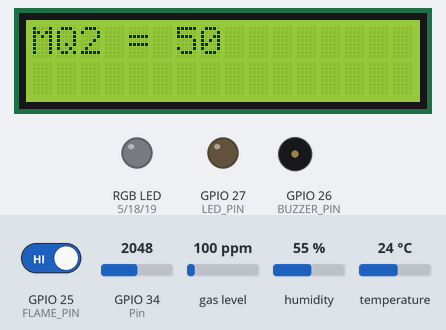
Recording of a sketch running on a simulated ESP32. Parts: 16×2 character LCD, an RGB LED mixed from three pins (HIGH = lit), output pins drawn as LEDs (lit = HIGH), buzzer (waves = sounding). Inputs (shaded band) come from the test bench; at power-on: GPIO 25 (FLAME_PIN) HIGH, temperature 24 °C, GPIO 34 (Pin) = 2048, humidity 55 %, gas level 100 ppm. What the sketch prints to the serial monitor is not drawn.

Above: at 2.8 s.
2.9 s: GPIO 25 (FLAME_PIN) driven LOW
At 4.4 s:
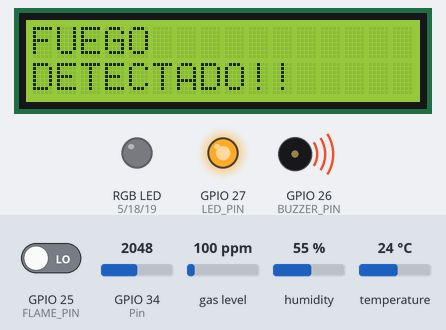
9.9 s: temperature set to 12 °C
At 14.7 s:
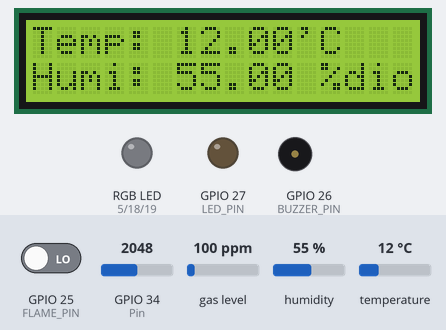
20.9 s: GPIO 25 (FLAME_PIN) driven HIGH
At 23.2 s:
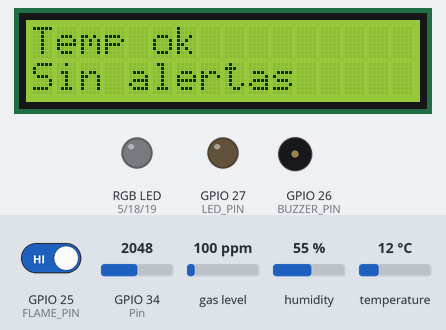
28.2 s: temperature set to 19 °C
At 33.6 s:
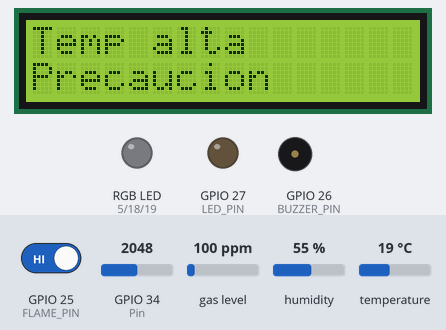
40.8 s: GPIO 34 (Pin) set to 2866
At 43.7 s:
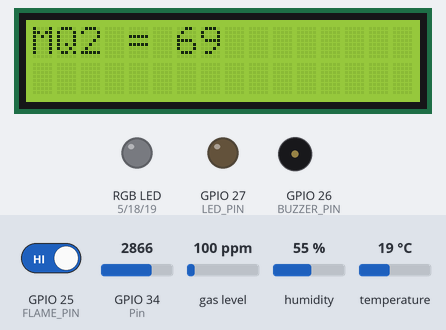
47.8 s: humidity set to 22 %
At 49.5 s:
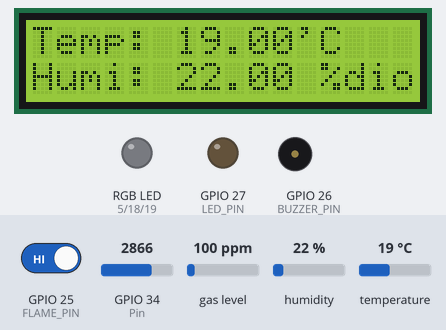
Timing chart, 0 to 55.8 s (numbered marks = the images above; inputs shaded):
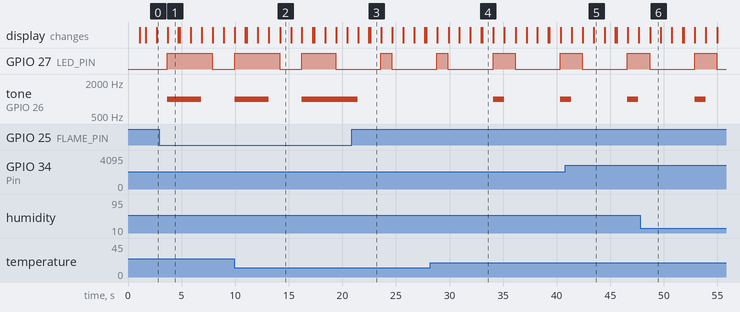

The sketch:

Fire_Alarm.ino
```cpp
#include <DHT.h>
#include <Wire.h>
#include <LiquidCrystal_I2C.h>
#include <MQUnifiedsensor.h>

#define DHTPIN 4
#define DHTTYPE DHT11
#define LED_PIN 27
#define BUZZER_PIN 26
#define FLAME_PIN 25
#define Board "ESP-32"
#define Pin 34  // Usamos un pin ADC adecuado para el ESP32 v1

/***********************Software Related Macros************************************/
#define Type "MQ-2"
#define Voltage_Resolution 3.3
#define ADC_Bit_Resolution 12
#define RatioMQ2CleanAir 9.83

#define RED_PIN 5
#define GREEN_PIN 18
#define BLUE_PIN 19

#define TEMP_LOW 8.4
#define TEMP_HIGH 13
#define HUMI_LOW 75
#define HUMI_HIGH 80
#define FIRE_THRESHOLD LOW

#define I2C_ADDR 0x27
#define LCD_COLUMNS 16
#define LCD_LINES 2

DHT dht(DHTPIN, DHTTYPE);
LiquidCrystal_I2C lcd(I2C_ADDR, LCD_COLUMNS, LCD_LINES);
MQUnifiedsensor MQ2(Board, Voltage_Resolution, ADC_Bit_Resolution, Pin, Type);
int valor_gas = 0;

void setup() {
  lcd.clear();
  Serial.begin(115200);
  pinMode(LED_PIN, OUTPUT);
  pinMode(BUZZER_PIN, OUTPUT);
  pinMode(FLAME_PIN, INPUT);

  pinMode(RED_PIN, OUTPUT);
  pinMode(GREEN_PIN, OUTPUT);
  pinMode(BLUE_PIN, OUTPUT);

  MQ2.setRegressionMethod(1);
  MQ2.setA(36974);
  MQ2.setB(-3.109);
  MQ2.init();

  lcd.init();
  lcd.backlight();
  lcd.setCursor(4, 0);
  lcd.print("----*----");
  lcd.setCursor(2, 1);
  lcd.print("Alarm System");
  delay(1000);
  lcd.clear();

  Serial.print("Calibrating please wait.");
  float calcR0 = 0;
  for(int i = 1; i <= 10; i++) {
    MQ2.update();
    calcR0 += MQ2.calibrate(RatioMQ2CleanAir);
    Serial.print(".");
  }
  MQ2.setR0(calcR0 / 10);
  Serial.println(calcR0);
  lcd.clear();
  lcd.setCursor(0, 0);
  lcd.print("MQ2 = ");
  lcd.print(calcR0);
  delay(500);
}

void loop() {
  float temp = dht.readTemperature();
  float humi = dht.readHumidity();

  lcd.setCursor(0, 0);
  lcd.print("Temp: ");
  lcd.print(temp);
  Serial.println("Temperatura:" + String(temp));
  lcd.print("'C");
  lcd.setCursor(0, 1);
  lcd.print("Humi: ");
  lcd.print(humi);
  Serial.println("humedad" + String(humi));
  lcd.print(" %");
  delay(1000);

  MQ2.update();
  MQ2.readSensor();
  valor_gas = analogRead(Pin);
  valor_gas = map(valor_gas, 0, 4095, 0, 100);
  Serial.println(valor_gas);
  lcd.clear();
  lcd.setCursor(0,0);
  lcd.print("MQ2 = ");
  lcd.print(valor_gas);
  delay(1000);
  lcd.clear();

  if (digitalRead(FLAME_PIN) == LOW) {  // El sensor activa LOW en presencia de fuego
    digitalWrite(LED_PIN, HIGH);  // Encender LED de alerta
    tone(BUZZER_PIN, 1000);       // Activar buzzer
    lcd.clear();
    lcd.setCursor(0, 0);
    lcd.print("FUEGO");
    lcd.setCursor(0, 1);
    lcd.print("DETECTADO!!");
    Serial.println("** ¡Fuego detectado! **");
    delay(1000);
    lcd.clear();
  } else {
    digitalWrite(LED_PIN, LOW);  // Apagar LED
    noTone(BUZZER_PIN);          // Apagar buzzer
    lcd.clear();
    lcd.setCursor(0, 0);
    lcd.print("NO HAY");
    lcd.setCursor(0, 1);
    lcd.print("FUEGO");
    Serial.println("No se detecta fuego");
    delay(1000);
    lcd.clear();
  }
  delay(100);
  if(temp > TEMP_LOW && temp < TEMP_HIGH) {
    lcd.clear();
    lcd.setCursor(0, 0);
    lcd.print("Temp ok");
    lcd.setCursor(0, 1);
    lcd.print("Sin alertas");
    delay(1000);
    setRGB(0, 255, 0);
    lcd.clear();
  } else if(temp > TEMP_HIGH) {
    lcd.clear();
    lcd.setCursor(0, 0);
    lcd.print("Temp alta");
    lcd.setCursor(0, 1);
    lcd.print("Precaucion");
    delay(1000);
    setRGB(255, 0, 0);
    lcd.clear();
    if (humi < HUMI_LOW) {
      digitalWrite(LED_PIN, HIGH);
      tone(BUZZER_PIN, 1000);
      lcd.clear();
      lcd.setCursor(0, 0);
      lcd.print("Humedad baja");
      lcd.setCursor(0, 1);
      lcd.print("Fuego detectado!");
      delay(1000);
      digitalWrite(LED_PIN, LOW);
      noTone(BUZZER_PIN);
      lcd.clear();
    }
  } else if(temp < TEMP_LOW) {
    lcd.clear();
    lcd.setCursor(0, 0);
    lcd.print("Temperatura baja");
    lcd.setCursor(0, 1);
    lcd.print("Cuidado frio");
    delay(1000);
    setRGB(0, 0, 255);
    lcd.clear();
  }
  if (humi < HUMI_LOW) {
    digitalWrite(LED_PIN, HIGH);
    lcd.clear();
    lcd.setCursor(0, 0);
    lcd.print("Humedad baja");
    lcd.setCursor(0, 1);
    lcd.print("Posible incendio");
    delay(1000);
    digitalWrite(LED_PIN, LOW);
  }
}

void setRGB(int red, int green, int blue) {
  ledcWrite(0, 255 - red);
  ledcWrite(1, 255 - green);
  ledcWrite(2, 255 - blue);
}
```

Measured:
- after the input at 2.9 s, the display: changes after 0.79 s (image 1)
- after the input at 9.9 s, tone on GPIO 26 (BUZZER_PIN): goes on until 16.2 s, then stays 1000 Hz
- after the input at 20.9 s, tone on GPIO 26 (BUZZER_PIN): 1000 Hz → silent after 0.55 s; the display: first changes after 0.57 s (image 3 shows a later state)
- after the input at 28.2 s, tone on GPIO 26 (BUZZER_PIN): silent → 1000 Hz after 5.9 s, → silent 1.0 s later, → 1000 Hz 5.2 s later
- what the display in image 1 shows lasts 1.0 s, from 3.7 s to 4.7 s
